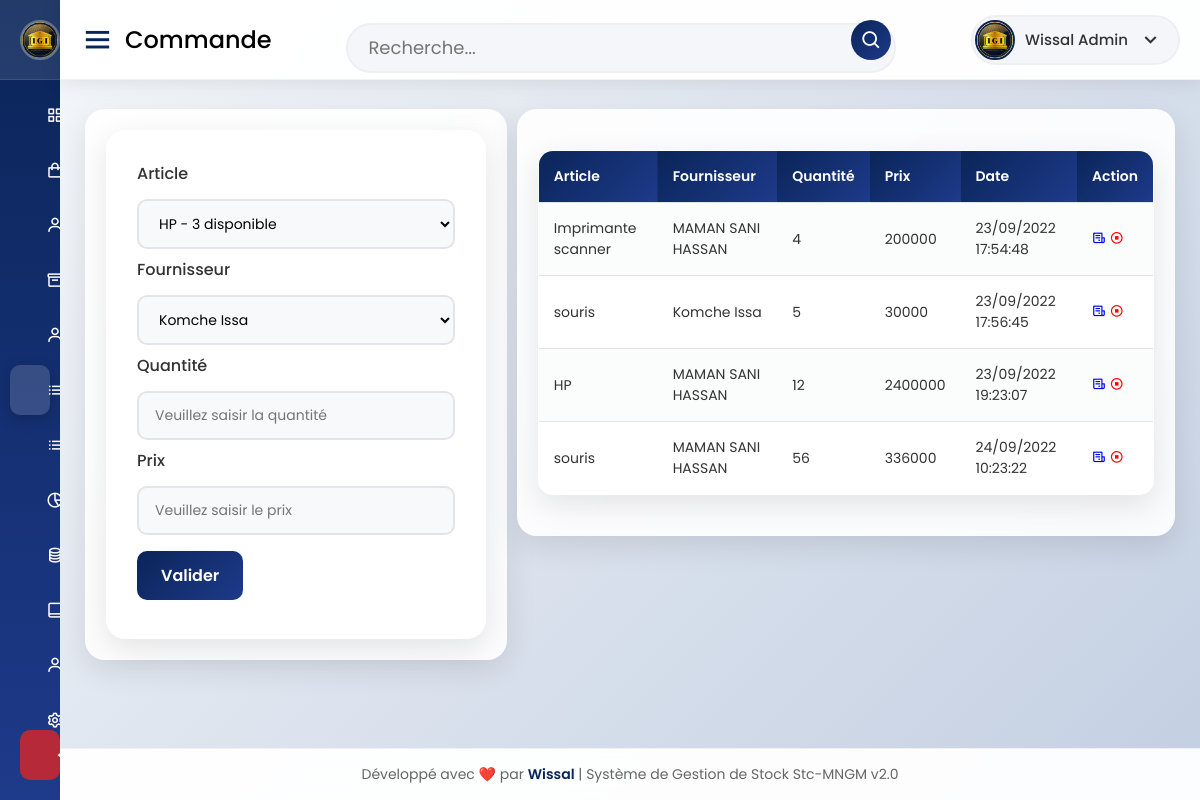
Page /vue/commande.php (signed in) on the committed database.
### tables this page shows
CREATE TABLE `commande` (
  `id` int(11) NOT NULL,
  `id_article` int(11) NOT NULL,
  `id_fournisseur` int(11) NOT NULL,
  `quantite` int(11) NOT NULL,
  `prix` int(11) NOT NULL,
  `date_commande` timestamp NOT NULL DEFAULT current_timestamp()
);

CREATE TABLE `article` (
  `id` int(11) NOT NULL,
  `nom_article` varchar(50) NOT NULL,
  `id_categorie` int(11) NOT NULL,
  `quantite` int(11) NOT NULL,
  `prix_unitaire` int(11) NOT NULL,
  `date_fabrication` datetime NOT NULL,
  `date_expiration` datetime NOT NULL,
  `images` varchar(255) DEFAULT NULL
);

CREATE TABLE `fournisseur` (
  `id` int(11) NOT NULL,
  `nom` varchar(30) NOT NULL,
  `prenom` varchar(30) NOT NULL,
  `telephone` varchar(15) NOT NULL,
  `adresse` varchar(50) NOT NULL
);

### model/function.php (called while the page is built, shortened)
<?php
function getArticle($id = null, $searchDATA = array(), $limit = null, $offset = null)
{
    $pagination = "";
    if (!empty($id)) {
        $sql = "SELECT a.id AS id, id_categorie, nom_article, libelle_categorie, quantite, prix_unitaire, date_fabrication,
        date_expiration, images
        FROM article AS a, categorie_article AS c WHERE a.id=? AND c.id=a.id_categorie";
        $req = $GLOBALS['connexion']->prepare($sql);
        $req->execute(array($id));
        return $req->fetch();
    } else {
        $sql = "SELECT a.id AS id, id_categorie, nom_article, libelle_categorie, quantite, prix_unitaire, date_fabrication,
        date_expiration, images
        FROM article AS a, categorie_article AS c WHERE c.id=a.id_categorie $pagination";
        $req = $GLOBALS['connexion']->prepare($sql);
        $req->execute();
        return $req->fetchAll();
    }
}
function getFournisseur($id = null)
{
    if (!empty($id)) {
        $sql = "SELECT * FROM fournisseur WHERE id=?";
        $req = $GLOBALS['connexion']->prepare($sql);
        $req->execute(array($id));
        return $req->fetch();
    } else {
        $sql = "SELECT * FROM fournisseur";
        $req = $GLOBALS['connexion']->prepare($sql);
        $req->execute();
        return $req->fetchAll();
    }
}
function getCommande($id = null)
{
    if (!empty($id)) {
        $sql = "SELECT nom_article, nom, prenom, co.quantite, prix, date_commande, co.id, prix_unitaire, adresse, telephone
        FROM fournisseur AS f, commande AS co, article AS a WHERE co.id_article=a.id AND co.id_fournisseur=f.id AND co.id=?";
        $req = $GLOBALS['connexion']->prepare($sql);
        $req->execute(array($id));
        return $req->fetch();
    } else {
        $sql = "SELECT nom_article, nom, prenom, co.quantite, prix, date_commande, co.id, a.id AS idArticle
        FROM fournisseur AS f, commande AS co, article AS a WHERE co.id_article=a.id AND co.id_fournisseur=f.id";
        $req = $GLOBALS['connexion']->prepare($sql);
        $req->execute();
        return $req->fetchAll();
    }
}

### vue/commande.php (the view, shortened to what this page needs)
<?php
include 'entete.php';
?>
<div class="home-content">
    <div class="overview-boxes">
        <div class="box">
            <form action=" <?= !empty($_GET['id']) ?  "../model/modifCommande.php" : "../model/ajoutCommande.php" ?>" method="post">
                <label for="id_article">Article</label>
                <select onchange="setPrix()" name="id_article" id="id_article">
                    <?php
                    $articles = getArticle();
                    if (!empty($articles) && is_array($articles)) {
                        foreach ($articles as $key => $value) {
                    ?>
                            <option data-prix="<?= $value['prix_unitaire'] ?>" value="<?= $value['id'] ?>"><?= $value['nom_article'] . " - " . $value['quantite'] . " disponible" ?></option>
                    <?php
                        }
                    }
                    ?>
                </select>
                <label for="id_fournisseur">Fournisseur</label>
                <select name="id_fournisseur" id="id_fournisseur">
                    <?php
                    $clients = getFournisseur();
                    if (!empty($clients) && is_array($clients)) {
                        foreach ($clients as $key => $value) {
                    ?>
                            <option value="<?= $value['id'] ?>"><?= $value['nom'] . " " . $value['prenom'] ?></option>
                    <?php
                        }
                    }
                    ?>
                </select>
                <label for="quantite">Quantité</label>
                <input onkeyup="setPrix()" value="<?= !empty($_GET['id']) ?  $article['quantite'] : "" ?>" type="number" name="quantite" id="quantite" placeholder="Veuillez saisir la quantité">
                <label for="prix">Prix</label>
                <input value="<?= !empty($_GET['id']) ?  $article['prix'] : "" ?>" type="number" name="prix" id="prix" placeholder="Veuillez saisir le prix">
                <button type="submit">Valider</button>
            </form>
        </div>
        <div class="box">
            <table class="mtable">
                <tr>
                    <th>Article</th>
                    <th>Fournisseur</th>
                    <th>Quantité</th>
                    <th>Prix</th>
                    <th>Date</th>
                    <th>Action</th>
                </tr>
                <?php
                $vente = getCommande();
                if (!empty($vente) && is_array($vente)) {
                    foreach ($vente as $key => $value) {
                ?>
                        <tr>
                            <td><?= $value['nom_article'] ?></td>
                            <td><?= $value['nom'] . " " . $value['prenom'] ?></td>
                            <td><?= $value['quantite'] ?></td>
                            <td><?= $value['prix'] ?></td>
                            <td><?= date('d/m/Y H:i:s', strtotime($value['date_commande'])) ?></td>
                            <td>
                                <a href="recuCommande.php?id=<?= $value['id'] ?>"><i class='bx bx-receipt'></i></a>
                                <a onclick="annuleCommande(<?= $value['id'] ?>, <?= $value['idArticle'] ?>, <?= $value['quantite'] ?>)" style="color: red;"><i class='bx bx-stop-circle'></i></a>
                            </td>
                        </tr>
                <?php
                    }
                }
                ?>
            </table>
        </div>
    </div>
</div>
</section>
<?php
include 'pied.php';
?>

### public/css/style.css (style rules this page uses)
* { margin: 0; padding: 0; box-sizing: border-box; font-family: "Poppins", sans-serif; }
.home-section .home-content { position: relative; padding-top: 104px; padding-bottom: 80px; }
.home-content .overview-boxes { display: flex; align-items: flex-start; justify-content: space-between; flex-wrap: nowrap; padding: 0 20px; margin-bottom: 26px; }
.overview-boxes .box { display: flex; align-items: center; justify-content: center; background: rgba(255, 255, 255, 0.9); backdrop-filter: blur(10px); padding: 20px; border-radius: 20px; box-shadow: 0 10px 30px rgba(0, 0, 0, 0.1); margin: 5px; border: 1px solid rgba(255, 255, 255, 0.2); transition: all 0.3s ease; }
input, select, textarea { width: 100%; padding: 12px 16px; margin: 8px 0; display: inline-block; border: 2px solid #e1e5e9; border-radius: 10px; box-sizing: border-box; font-size: 14px; transition: all 0.3s ease; background: #f8f9fa; }
button { background: linear-gradient(135deg, #0a2558 0%, #1e3a8a 100%); color: white; padding: 12px 24px; margin: 8px 0; border: none; border-radius: 10px; cursor: pointer; font-size: 16px; font-weight: 600; transition: all 0.3s ease; }
label { font-weight: 500; color: #333; margin-bottom: 5px; display: block; }
form { background: rgba(255, 255, 255, 0.9); backdrop-filter: blur(10px); padding: 30px; border-radius: 20px; box-shadow: 0 10px 30px rgba(0, 0, 0, 0.1); border: 1px solid rgba(255, 255, 255, 0.2); }
table.mtable { width: 100%; border-collapse: collapse; margin: 20px 0; background: rgba(255, 255, 255, 0.9); backdrop-filter: blur(10px); border-radius: 15px; overflow: hidden; box-shadow: 0 10px 30px rgba(0, 0, 0, 0.1); border: 1px solid rgba(255, 255, 255, 0.2); }
th, td { text-align: left; padding: 15px; border-bottom: 1px solid #e1e5e9; }
th { background: linear-gradient(135deg, #0a2558 0%, #1e3a8a 100%); color: white; font-weight: 600; font-size: 14px; }
table.mtable tr:nth-child(even) { background: rgba(248, 249, 250, 0.5); }
table.mtable td { font-size: 14px; color: #333; }

### rows in the picture
commande: id_article.nom_article "Imprimante scanner", id_fournisseur.nom "MAMAN SANI", id_fournisseur.prenom "HASSAN", quantite "4", prix "200000", date_commande "23/09/2022 17:54:48"
commande: id_article.nom_article "souris", id_fournisseur.nom "Komche", id_fournisseur.prenom "Issa", quantite "5", prix "30000", date_commande "23/09/2022 17:56:45"
commande: id_article.nom_article "HP", id_fournisseur.nom "MAMAN SANI", id_fournisseur.prenom "HASSAN", quantite "12", prix "2400000", date_commande "23/09/2022 19:23:07"
commande: id_article.nom_article "souris", id_fournisseur.nom "MAMAN SANI", id_fournisseur.prenom "HASSAN", quantite "56", prix "336000", date_commande "24/09/2022 10:23:22"

### other values in the picture
str_replace(".php", "", basename($_SERVER['PHP_SELF'])) "Commande"
$userInfo['full_name'] "Wissal Admin"
form field id_article "HP - 3 disponible"
form field id_fournisseur "Komche Issa"
